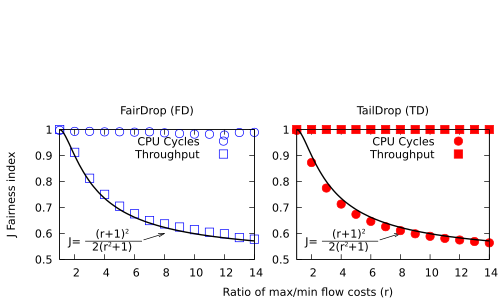

The gnuplot source for this figure:
#-------------------------------------
# SHAPES:
# (c)ircle  (t)riangle (i)nv.tri.
#           (d)iamond  (s)quare
# FILLING:
# (f)illed  (o)paque  (e)mpty (default)
#-------------------------------------
   s=4  ; es=s  ; fs=s+1 ; os=s+66
   c=6  ; ec=c  ; fc=c+1 ; oc=os+1
   t=8  ; et=t  ; ft=t+1 ; ot=oc+1
   i=10 ; ei=i  ; fi=i+1 ; oi=ot+1
   d=12 ; ed=d  ; fd=d+1 ; od=oi+1
   p=14 ; ep=p  ; fp=p+1 ; op=od+1
#-------------------------------------
#  e.g.:  
#  empty circles vs filled squares
#  plot "file" u 1:3 w p pt ec, 
#           "" u 1:4 w lp pt fs
#-------------------------------------
set terminal pdf
set out "j_index_networking.pdf"
i="./../results/"
ifilefd=i."jain_perclass_2_fairnet_64.dat"
ifiletd=i."jain_perclass_2_tailnet_64.dat"
#
set multi layout 1,2
set size 1,0.7
set yrange [0:]
#set ytics 0.2
set key top right

set ylabel "J Fairness index"
set yran   [.5:]
set ytics .1
set xrange [1:]

set label "J=" cen at 2,0.57
set label "(r+1)^{/*0.7 2}\n2(r^{/*0.7 2}+1)" cen at 4.5,0.6
set arrow from 2.7,0.57 to 6.5,0.57 nohead lw 0.4
set arrow from 6.6,0.575 to 8,0.6

######### Expected formula for J index #########
TOTALFLOWS=2
BADFLOWS=1
J(x)= ( (BADFLOWS*x) + (TOTALFLOWS-BADFLOWS) )**2 / (TOTALFLOWS* (BADFLOWS*x**2 + (TOTALFLOWS-BADFLOWS)) )

J(x) = (x+1)**2/(2*(x**2+1))
	###########################co####################
set pointsize 1
set size 0.55,0.7
set title "FairDrop (FD)"
set xlab  " "
plot \
ifilefd u ($1/350):6 w p lw 1 pt ec lc rgb "blue" title "{CPU Cycles}",\
ifilefd u ($1/350):4  w p lw 1 pt es lc rgb "blue" title "{Throughput}",\
J(x) w l lt -1 lw 2 title ""

#unset arrow
#unset label
set ylab ""
set title "TailDrop (TD)"
set xlab "Ratio of max/min flow costs (r)" offset -12
set size 0.52,0.7

plot \
ifiletd u ($1/350):6 w p lw 1 pt fc lc rgb 'red' title "{CPU Cycles}",\
ifiletd u ($1/350):4  w p lw 1 pt fs lc rgb "red" title "{Throughput}",\
J(x) w l lt -1 lw 2 title ""
 
